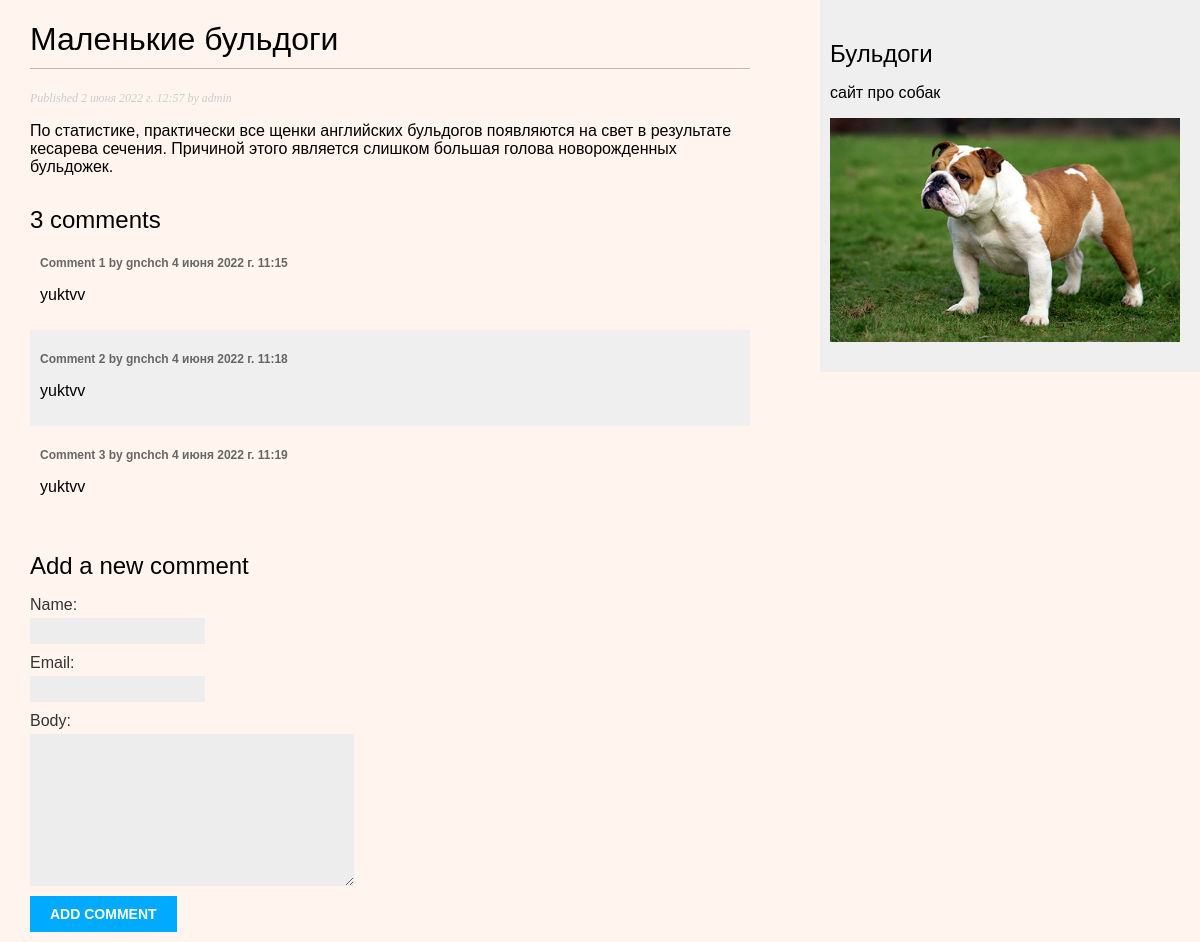
The app's page /blog/4/ with its own data.
### blog/models.py (models this page shows, shortened)
class Post(models.Model):
    class Status(models.TextChoices):
        DRAFT = 'DF', 'Draft'
        PUBLISHED = 'PB', 'Published'
    title = models.CharField(max_length=250)
    slug = models.SlugField(max_length=250)
    author = models.ForeignKey(User,
                               on_delete=models.CASCADE,
                               related_name='blog_posts')
    body = models.TextField()
    publish = models.DateTimeField(default=timezone.now)
    created = models.DateTimeField(auto_now_add=True)
    updated = models.DateTimeField(auto_now=True)
    status = models.CharField(max_length=2,
                              choices=Status.choices,
                              default=Status.DRAFT)
    objects = models.Manager() # The default manager.
    published = PublishedManager() # Our custom manager.
    class Meta:
        ordering = ['-publish']
        indexes = [
            models.Index(fields=['-publish']),
        ]

class Comment(models.Model):
    post = models.ForeignKey(Post, on_delete=models.CASCADE, related_name='comments')
    name = models.CharField(max_length=80)
    email = models.EmailField()
    body = models.TextField()
    created = models.DateTimeField(auto_now_add=True)
    updated = models.DateTimeField(auto_now=True)
    active = models.BooleanField(default=True)

### blog/views.py (the view)
# urls.py: path('<int:id>/', views.post_detail, name='post_detail'),
def post_detail(request, id):
    post = get_object_or_404(Post, id=id, status=Post.Status.PUBLISHED)
    comments = post.comments.filter(active=True)
    form = CommentForm()
    return render(request, 'blog/post/detail.html', {'post': post, 'comments': comments,
                                                     'form': form})

### blog/forms.py
class CommentForm(forms.ModelForm):
    class Meta:
        model = Comment
        fields = ['name', 'email', 'body']

### blog/templates/blog/post/detail.html (shortened to what this page needs)
{% extends "blog/base.html" %}
{% block content %}
  <h1>{{ post.title }}</h1>
  <p class="date">
    Published {{ post.publish }} by {{ post.author }}
  </p>
  {{ post.body|linebreaks }}
{% with comments.count as total_comments %}
	<h2>{{ total_comments }} comment{{ total_comments|pluralize }}</h2>
{% endwith %}
{% for comment in comments %}
	<div class="comment">
		<p class="info">
			Comment {{ forloop.counter }} by {{ comment.name }}
			{{ comment.created }}
		</p>
		{{ comment.body|linebreaks }}
	</div>
{% empty %}
	<p>There are no comments yet.</p>
{% endfor %}
<h2>Add a new comment</h2>
		<form action="{% url "blog:post_comment" post.id %}" method="post">
		{{ form.as_p }}
		<p><input type="submit" value="Add comment"></p>
	</form>
	{% endblock %}

### blog/static/css/blog.css (style rules this page uses)
body { margin:0; padding:0; font-family:helvetica, sans-serif; background: #FFF5EE; }
h1 { font-weight:normal; border-bottom:1px solid #bbb; padding:0 0 10px 0; }
h2 { font-weight:normal; margin:30px 0 0; }
p.date { color:#ccc; font-family: georgia, serif; font-size: 12px; font-style: italic; }
label { float:left; clear:both; color:#333; margin-bottom:4px; }
input, textarea { clear:both; float:left; margin:0 0 10px; background:#ededed; border:0; padding:6px 10px; font-size:12px; }
input[type=submit] { font-weight:bold; background:#00abff; color:#fff; padding:10px 20px; font-size:14px; text-transform:uppercase; }
.comment { padding:10px; }
.comment:nth-child(even) { background:#efefef; }
.comment .info { font-weight:bold; font-size:12px; color:#666; }

### records on screen
Post: title "Маленькие бульдоги", publish "2 июня 2022 г. 12:57", author "admin", body "По статистике, практически все щенки английских бульдогов появляются на свет в результате кесарева сечения. Причиной этого является слишком большая голова новорожденных бульдожек."
Comment: name "gnchch", created "4 июня 2022 г. 11:15", body "yuktvv"
Comment: name "gnchch", created "4 июня 2022 г. 11:18", body "yuktvv"
Comment: name "gnchch", created "4 июня 2022 г. 11:19", body "yuktvv"

### other values on screen
{{ total_comments }} "3"
